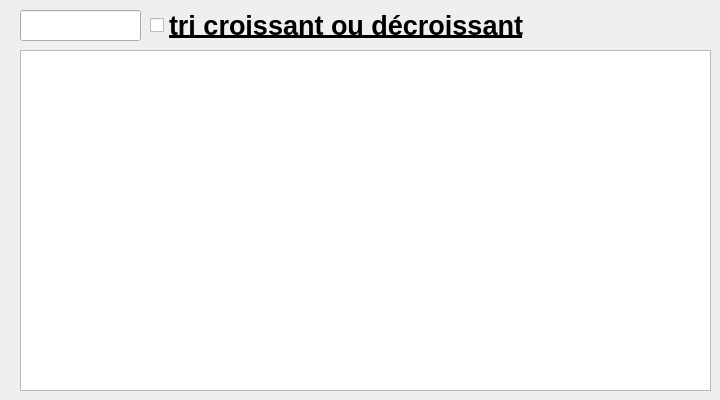
      <widget class="QWidget" name="tab_2">
       <attribute name="title">
        <string>Afficher les equipements</string>
       </attribute>
       <widget class="QTableView" name="tabetudiant">
        <property name="geometry">
         <rect>
          <x>20</x>
          <y>50</y>
          <width>691</width>
          <height>341</height>
         </rect>
        </property>
       </widget>
       <widget class="QLineEdit" name="lineEdit_16">
        <property name="geometry">
         <rect>
          <x>20</x>
          <y>10</y>
          <width>121</width>
          <height>31</height>
         </rect>
        </property>
        <property name="text">
         <string/>
        </property>
       </widget>
       <widget class="QCheckBox" name="checkBox">
        <property name="geometry">
         <rect>
          <x>150</x>
          <y>10</y>
          <width>441</width>
          <height>31</height>
         </rect>
        </property>
        <property name="minimumSize">
         <size>
          <width>161</width>
          <height>17</height>
         </size>
        </property>
        <property name="font">
         <font>
          <pointsize>20</pointsize>
          <weight>75</weight>
          <bold>true</bold>
          <underline>true</underline>
         </font>
        </property>
        <property name="autoFillBackground">
         <bool>false</bool>
        </property>
        <property name="styleSheet">
         <string notr="true"/>
        </property>
        <property name="text">
         <string>tri croissant ou décroissant</string>
        </property>
       </widget>
      </widget>
